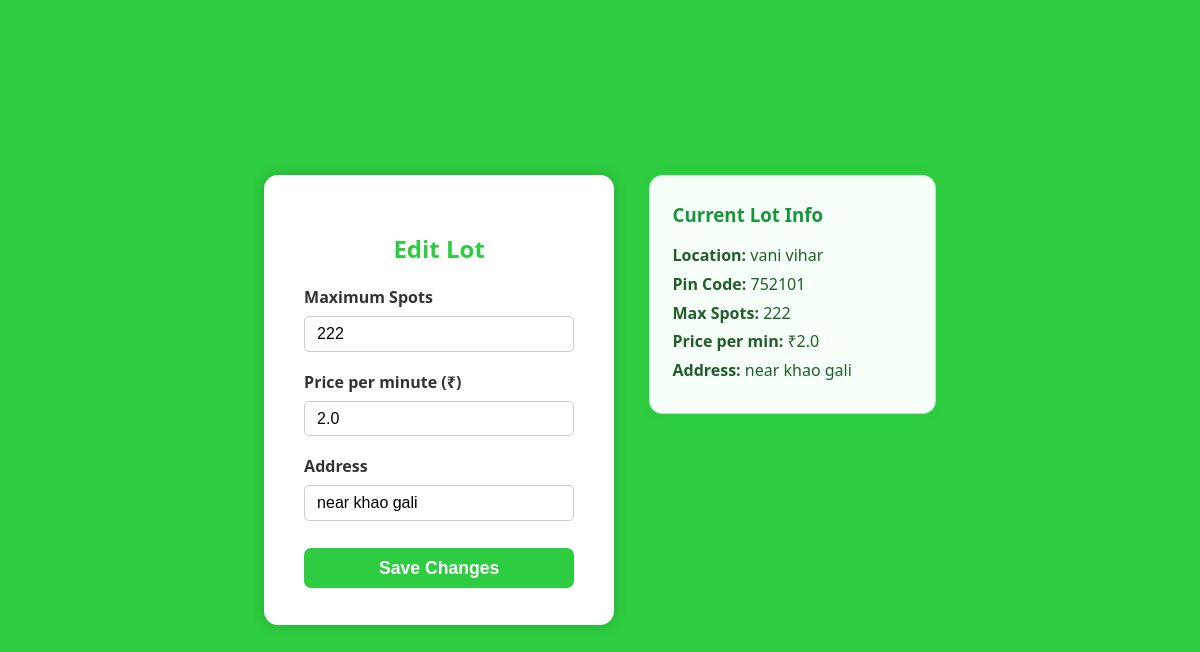
The app's page /admin/lot/1/edit (signed in), older data.
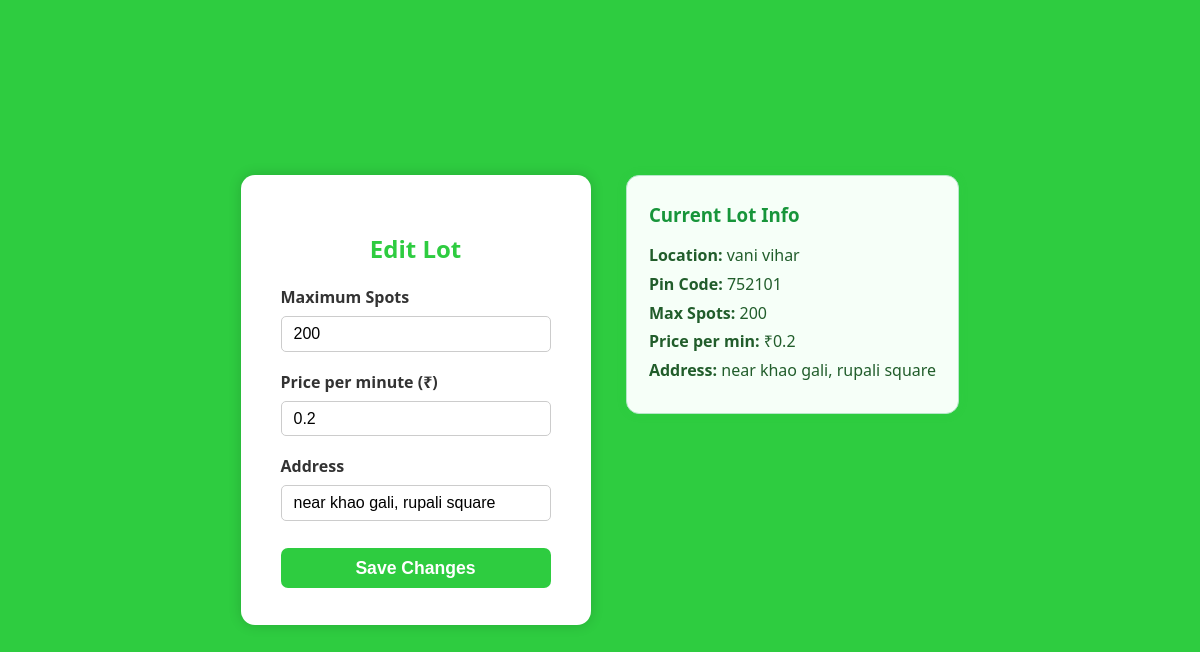
The same page, newer data.
### models.py (models this page shows)
class Lot(db.Model):
    __tablename__ = 'lots'
    lot_id = db.Column(db.Integer, primary_key=True)
    location_name = db.Column(db.String(100), nullable=False)
    price = db.Column(db.Float, nullable=False) # price per unit time
    address = db.Column(db.String(200), nullable=True)
    pin_code = db.Column(db.String(20), nullable=True)
    max_spots = db.Column(db.Integer, nullable=False)
    spots = db.relationship('Spot', backref='lot', cascade='all, delete-orphan')

### admin.py (the view, shortened to what this page needs)
@admin_bp.route('/lot/<int:lot_id>/edit', methods=['GET', 'POST'])
def edit_parking_lot(lot_id):
    if session.get('role') != 'admin':
        flash('Access denied. Admins only.')
        return redirect(url_for('auth.login'))
    lot = Lot.query.get(lot_id)
    if not lot:
        flash('Parking lot not found.')
        return redirect(url_for('admin_dashboard'))
    return render_template('edit_lot.html', lot=lot)

### templates/edit_lot.html (shortened to what this page needs)
<!DOCTYPE html>
<html lang="en">
<head>
    <link rel="stylesheet" href="{{ url_for('static', filename='css/edit_lot.css') }}">
</head>
<body>
    <div class="edit-lot-container">
        <div class="edit-form-box">
            <h2>Edit Lot</h2>
            <form method="POST">
                <label for="max_spots">Maximum Spots</label>
                <input type="number" min="1" id="max_spots" name="max_spots" required
                       value="{{ lot.max_spots }}" />
                <label for="price">Price per minute (₹)</label>
                <input type="number" min="0" step="0.01" id="price" name="price" required
                       value="{{ lot.price }}" />
                <label for="address">Address</label>
                <input type="text" id="address" name="address" maxlength="200" required
                       value="{{ lot.address }}" />
                <button type="submit">Save Changes</button>
            </form>
        </div>
        <div class="lot-info-side">
            <h3>Current Lot Info</h3>
            <p><strong>Location:</strong> {{ lot.location_name }}</p>
            <p><strong>Pin Code:</strong> {{ lot.pin_code or "N/A" }}</p>
            <p><strong>Max Spots:</strong> {{ lot.max_spots }}</p>
            <p><strong>Price per min:</strong> ₹{{ lot.price }}</p>
            <p><strong>Address:</strong> {{ lot.address or "N/A" }}</p>
        </div>
    </div>
</body>
</html>

Row changes from the older to the newer data that the page shows:
changed Lot "vani vihar": max_spots "222" → "200"; price "2.0" → "0.2"; address "near khao gali" → "near khao gali, rupali square"
